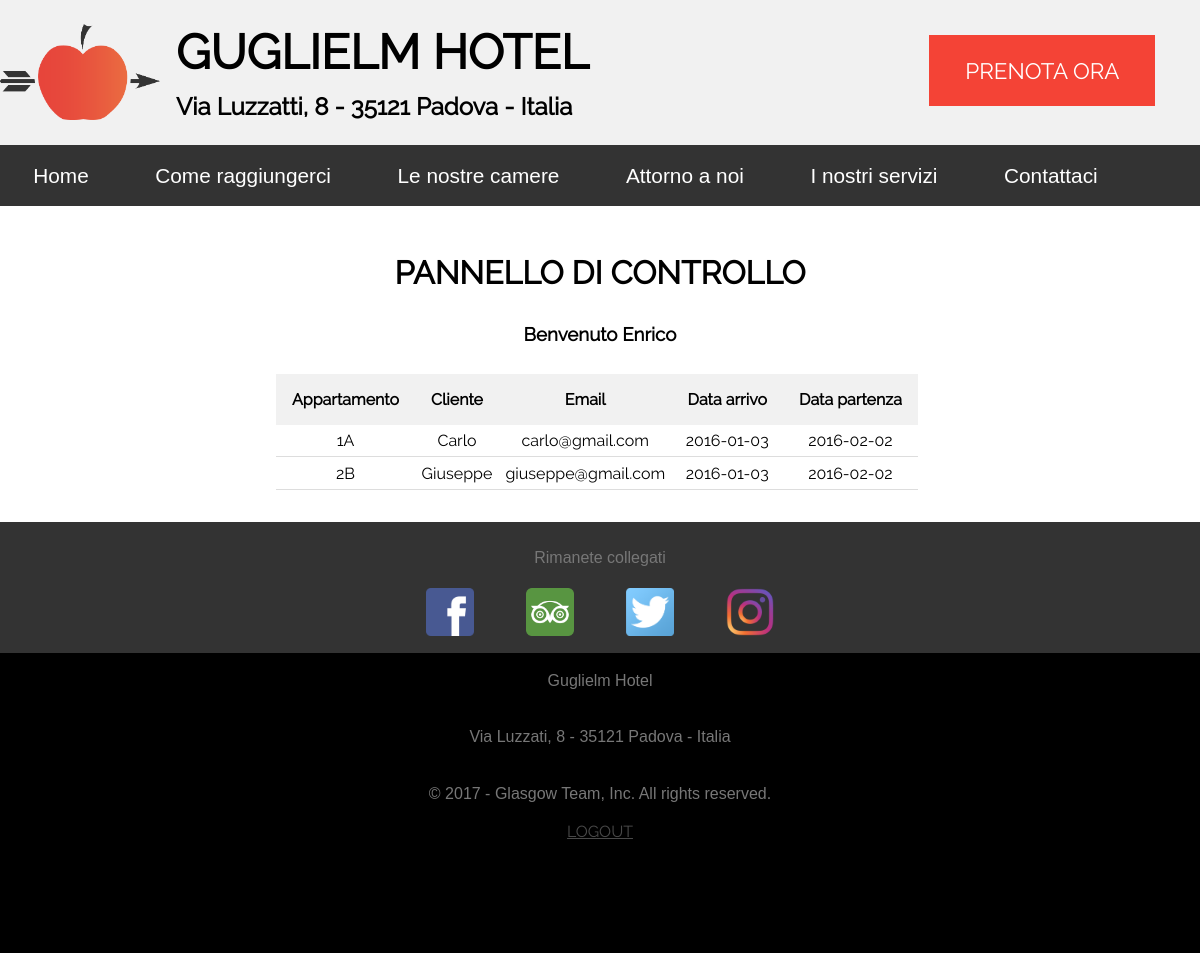
The app's page /cp_admin.php (signed in) with its own data.
### tables this page shows
CREATE TABLE prenotazioni(
    id int unsigned auto_increment primary key,
    nomeUtente varchar(15) not null,
    email varchar(50) UNIQUE not null,
    nPersone tinyint unsigned,
    data_arrivo date,
    data_partenza date,
    nStanza varchar(4) not null,
    FOREIGN KEY (nStanza) REFERENCES appartamenti(nStanza) ON DELETE CASCADE
);

### php/connection.class.php (called while the page is built, shortened)
<?php
class connection {
    private static $DB_NAME='guglielm_hotel';
    private static $DB_HOST='localhost';
    private static $DB_USER='root';
    private static $DB_PWD='';
    static function QueryRead($query) {
        $connection = new mysqli(self::$DB_HOST,self::$DB_USER,self::$DB_PWD,self::$DB_NAME);
        mysqli_set_charset($connection, "utf8");
        $result = $connection->query($query);
        return $result;
    }
}
?>

### cp_admin.php (the view, shortened to what this page needs)
<?php
    require_once('php/functions.php');
    $content="";
    $mod=array('{list}' => '','{admin}' => '');
    if(isLogin()) {
        $content="contents/cp_admin.html";
        $mod['{admin}']=$_SESSION['adminName'];
        $res=getPrenotazioni();
        while($row=mysqli_fetch_row($res)) {
            $mod['{list}'] = $mod['{list}']. '<tr>
            <td headers="c1">'.$row[6].'</td>
            <td headers="c2">'.$row[1].'</td>
            <td headers="c3">'.$row[2].'</td>
            <td headers="c4" axis="data da">'.$row[4].'</td>
            <td headers="c5" axis="data a">'.$row[5].'</td></td>
            </tr>';
        }
    }
    $result=PrepareContent($mod,$content);
    BuildPage("Pannello di Controllo",$result,1);
?>

### php/functions.php (shortened to what this page needs)
<?php
require_once('php/connection.class.php');
function PrepareMenu($title) {
    $menuEntry=array(
        'Home'=>'index.php',
        'Come raggiungerci'=>'come_raggiungerci.php',
        'Le nostre camere'=>'camere.php',
        'Attorno a noi'=>'dintorni.php',
        'I nostri servizi'=>'servizi.php',
        'Contattaci'=>'contatti.php'
    );
    $menu='<ul class="inner">';
    foreach($menuEntry as $index=>$link) {
        if($index==$title) {
            $menu=$menu.'<li><a class="active">'.$index.'</a></li>';
        }
        else {
            $menu=$menu.'<li><a class="not-active" href="'.$link.'">'.$index.'</a></li>';
        }
    }
    $menu=$menu.'</ul>';
    return $menu;
}
function PrepareHeader($title) {
    $btn='';
    if($title!='Home')
        $btn='<a id="booking-button" href="prenota.php">PRENOTA ORA</a>';
    $header=file_get_contents("contents/header.html");
    $header=str_replace('{booking-btn}',$btn,$header);
    return $header;
}
function PrepareFooter($title) {
    $btn='';
    if($title=='Pannello di Controllo') {
        if(isLogin())
            $btn='<a href="logout.php">LOGOUT</a>';
    }
    else {
        $btn='<a href="cp_admin.php">PANNELLO DI CONTROLLO</a>';
    }
    $footer=file_get_contents("contents/footer.html");
    $footer=str_replace('{cpanel-btn}',$btn,$footer);
    return $footer;
}
function BuildPage($title,$content,$array=0) {
    $page=file_get_contents("contents/structure.html");
    $page=str_replace('{title}',$title,$page);
    $header=PrepareHeader($title);
    $page=str_replace('{header}',$header,$page);
    $navbar=PrepareMenu($title);
    $page=str_replace('{navbar}',$navbar,$page);
    if($array==1)
        $body=$content;
    else
        $body=file_get_contents($content);
    $page=str_replace('{content}',$body,$page);
    $footer=PrepareFooter($title);
    $page=str_replace('{footer}',$footer,$page);
    echo $page;
}
function isLogin() {
    if(isset($_SESSION['adminOnline'])) {
        if($_SESSION['adminOnline']==1)
            return true;
        else
            return false;
    }
    else
        return false;
}
function getPrenotazioni() {
    $result = connection::QueryRead("SELECT * FROM prenotazioni");
    return $result;
}
?>

### contents/css/style.css (style rules this page uses)
* { margin: 0; padding: 0; }
html, body { font-family: 'Raleway', Arial, Helvetica, sans-serif; }
p, ul, span { font-family: Arial, Helvetica, sans-serif; }
#booking-button, #topScrollButton, #booking-submit-button { text-decoration: none; float: right; margin-top: 0.5em; margin-right: 2em; padding-top: 1em; padding-bottom: 1em; padding-left: 1.6em; padding-right: 1.6em; font-size: 1.4em; color: white; background-color: #f44336; }
#content-box { display: block; }
.inner { margin: auto; max-width: 1268px; }
.tile { overflow: auto; padding-top: 3em; }
.tile h2 { font-size: 2em; text-align: center; padding-bottom: 1em; }
.tile h3 { text-align: center; }
.BG-gray { background-color: #f1f1f1; }
#header { padding-top: 2%; padding-bottom: 2%; }
#header h1 { font-size: 3em; }
#home-link { text-decoration: none; display:block; margin-right: 18em }
#info_box h2 { padding-top: 0.5em; }
h3 { padding-bottom: 1.5em; }
#logo { float: left; width: 10em; height: 6em; padding-right: 1em; }
#navbar { width: 100%; text-align: center; background-color: #333; }
#navbar ul { overflow: hidden; list-style-type: none; }
#navbar ul li { float: left; }
#navbar li a { font-size: 1.3em; display: block; padding-top: 0.9em; padding-bottom: 0.9em; padding-left: 1.6em; padding-right: 1.6em; color: white; text-decoration: none; }
a:link, a:visited { color: black; }
#footer { padding-bottom: 7em; background-color: black; text-align: center; }
#footer p { padding-top: 1.2em; padding-bottom: 1.2em; color: #777; }
#footer a { color: #494949; }
#social-footer { padding: 0.5em; background-color: #333; }
#social-footer img { padding-top: 0.1em; padding-bottom: 0.3em; padding-left: 1.5em; padding-right: 1.5em; width: 3em; }
#tab-prenotazioni { text-align: center; margin-left: 23%; margin-bottom: 2em; border-collapse: collapse; }
#tab-prenotazioni th { background-color: #f1f1f1; padding: 1em; }
#tab-prenotazioni td { padding: 0.4em; border-bottom: 1px solid #ddd; }

### contents/css/style_m.css (style rules this page uses)
#logo { width: 245px; height: 145px; }
#info_box h1 { font-size: 5em; text-align: center; padding-top: 0.5em; padding-bottom: 0.2em; padding-left: 0em; }
#info_box h2 { display: none; }
#booking-button { display: none; }
#home-link { margin-right: 1em; }
#social-footer img { width: 10%; }
#navbar { overflow: auto; }
#navbar ul li { float: none; }
#navbar li a { font-size: 2.5em; }

### records on screen
prenotazioni: nStanza "1A", nomeUtente "Carlo", email "carlo@gmail.com", data_arrivo "2016-01-03", data_partenza "2016-02-02"
prenotazioni: nStanza "2B", nomeUtente "Giuseppe", email "giuseppe@gmail.com", data_arrivo "2016-01-03", data_partenza "2016-02-02"

### other values on screen
$index "Home Come raggiungerci Le nostre camere Attorno a noi I nostri servizi Contattaci"
